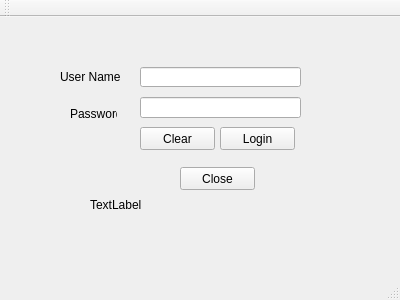
<?xml version="1.0" encoding="UTF-8"?>
<ui version="4.0">
 <class>MainWindow</class>
 <widget class="QMainWindow" name="MainWindow">
  <property name="geometry">
   <rect>
    <x>0</x>
    <y>0</y>
    <width>400</width>
    <height>300</height>
   </rect>
  </property>
  <property name="windowTitle">
   <string>MainWindow</string>
  </property>
  <widget class="QWidget" name="centralWidget">
   <widget class="QPushButton" name="btnClose">
    <property name="geometry">
     <rect>
      <x>180</x>
      <y>150</y>
      <width>75</width>
      <height>23</height>
     </rect>
    </property>
    <property name="text">
     <string>Close</string>
    </property>
   </widget>
   <widget class="QLabel" name="lblResult">
    <property name="geometry">
     <rect>
      <x>90</x>
      <y>180</y>
      <width>241</width>
      <height>16</height>
     </rect>
    </property>
    <property name="text">
     <string>TextLabel</string>
    </property>
   </widget>
   <widget class="QLabel" name="label_2">
    <property name="geometry">
     <rect>
      <x>70</x>
      <y>90</y>
      <width>47</width>
      <height>13</height>
     </rect>
    </property>
    <property name="text">
     <string>Password</string>
    </property>
   </widget>
   <widget class="QLabel" name="label">
    <property name="geometry">
     <rect>
      <x>60</x>
      <y>50</y>
      <width>61</width>
      <height>20</height>
     </rect>
    </property>
    <property name="text">
     <string>User Name</string>
    </property>
   </widget>
   <widget class="QLineEdit" name="txtUserName">
    <property name="geometry">
     <rect>
      <x>140</x>
      <y>50</y>
      <width>161</width>
      <height>20</height>
     </rect>
    </property>
   </widget>
   <widget class="QLineEdit" name="txtPassword">
    <property name="geometry">
     <rect>
      <x>140</x>
      <y>80</y>
      <width>161</width>
      <height>21</height>
     </rect>
    </property>
    <property name="inputMask">
     <string/>
    </property>
    <property name="text">
     <string/>
    </property>
    <property name="echoMode">
     <enum>QLineEdit::Password</enum>
    </property>
   </widget>
   <widget class="QPushButton" name="btnClear">
    <property name="geometry">
     <rect>
      <x>140</x>
      <y>110</y>
      <width>75</width>
      <height>23</height>
     </rect>
    </property>
    <property name="text">
     <string>Clear</string>
    </property>
   </widget>
   <widget class="QPushButton" name="btnLogin">
    <property name="geometry">
     <rect>
      <x>220</x>
      <y>110</y>
      <width>75</width>
      <height>23</height>
     </rect>
    </property>
    <property name="text">
     <string>Login</string>
    </property>
   </widget>
  </widget>
  <widget class="QMenuBar" name="menuBar">
   <property name="geometry">
    <rect>
     <x>0</x>
     <y>0</y>
     <width>400</width>
     <height>21</height>
    </rect>
   </property>
  </widget>
  <widget class="QToolBar" name="mainToolBar">
   <attribute name="toolBarArea">
    <enum>TopToolBarArea</enum>
   </attribute>
   <attribute name="toolBarBreak">
    <bool>false</bool>
   </attribute>
  </widget>
  <widget class="QStatusBar" name="statusBar"/>
 </widget>
 <layoutdefault spacing="6" margin="11"/>
 <resources/>
 <connections/>
</ui>
